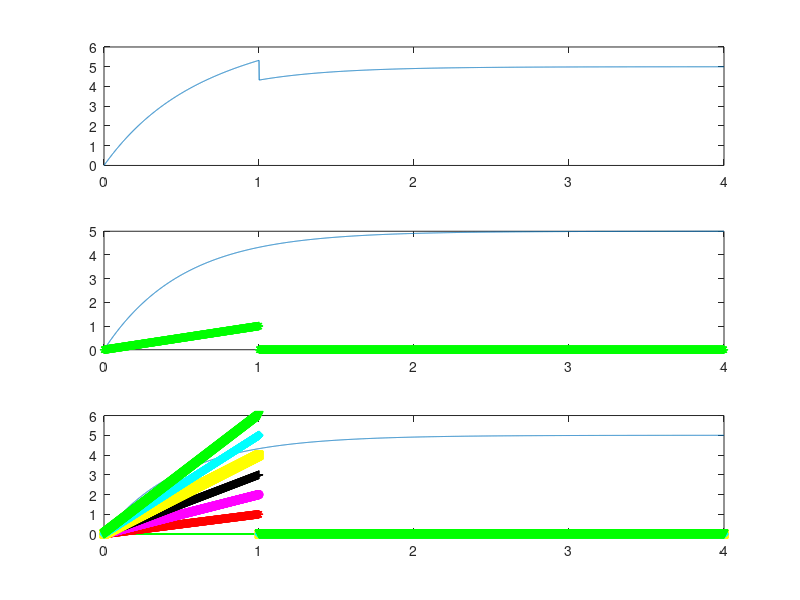
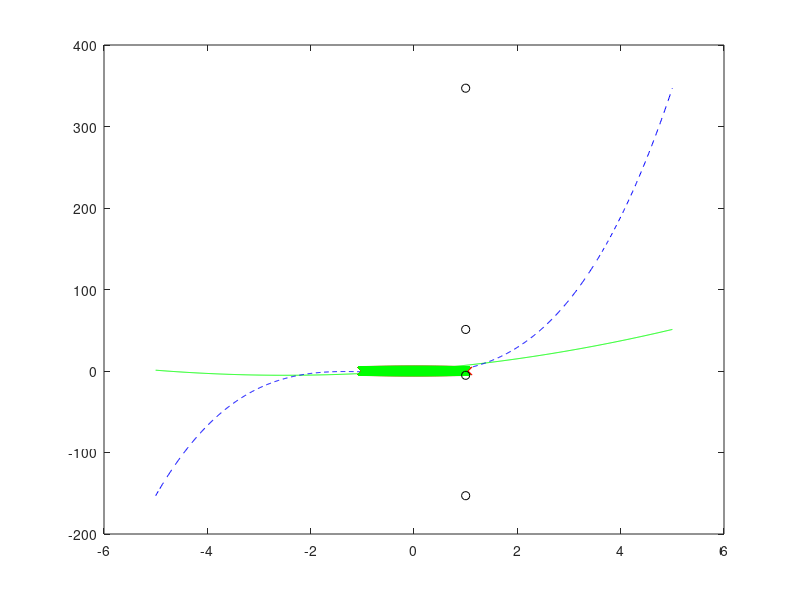

Recreate these plots in MATLAB, in order.
%%Ejercicio1%%
t = 0:0.001:4;
figure(1);

subplot(3,1,1);
unitstep = t >= 0 & t<=1;
r = t.*unitstep;
f1 = 5*(1-exp(-2*t)) + r;
plot(t, f1);

subplot(3,1,2);
f2 = 5*(1-exp(-2*t));
plot(t, f2);
hold on;
plot(t, r, 'g*');
hold off;

subplot(3,1,3);
r0 = 0 .* r;
r2 = 2 .* r;
r3 = 3 .* r;
r4 = 4 .* r;
r5 = 5 .* r;
r6 = 6 .* r;
plot(t, f2);
hold on;
plot(t, r0, 'g.');
plot(t, r, 'r*');
plot(t, r2, 'mo');
plot(t, r3, 'k+');
plot(t, r4, 'ys');
plot(t, r5, 'cd');
plot(t, r6, 'gv');
hold off;

%% Ejercicio 2 %%
x = -5:0.01:5;
p1 = x.^2 + 5*x + 1;
p2 = 2*x.^3 + 4*x.^2 - 3;
figure(2);
plot(x, p1, 'g');
hold on;
plot(x, p2, 'b--');

raices_p1 = roots(p1);
raices_p2 = roots(p2);
plot(raices_p1, 'rx');
plot(raices_p2, 'gx');

min_p1 = min(p1);
min_p2 = min(p2);
max_p1 = max(p1);
max_p2 = max(p2);
plot(min_p1, 'ko');
plot(min_p2, 'ko');
plot(max_p1, 'ko');
plot(max_p2, 'ko');

